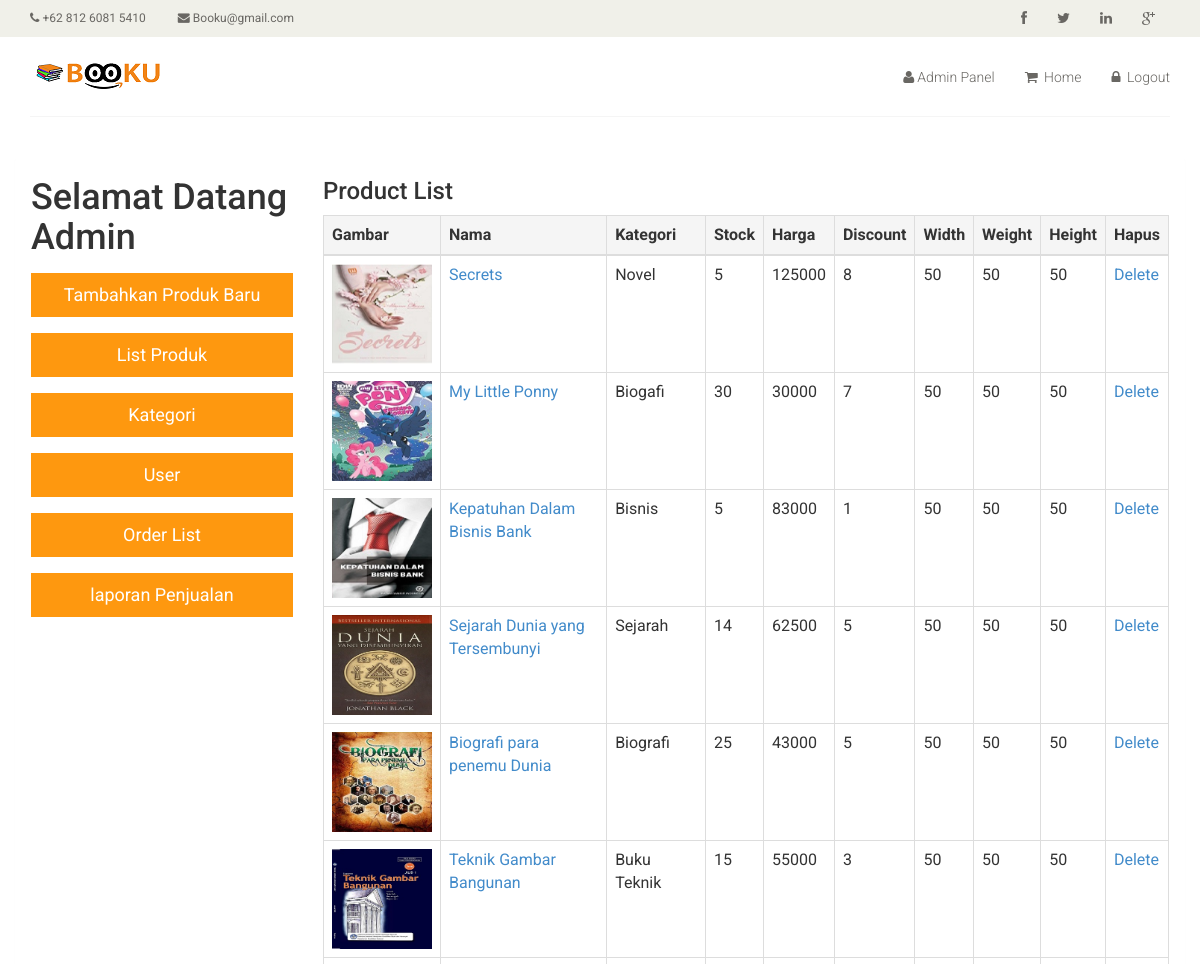
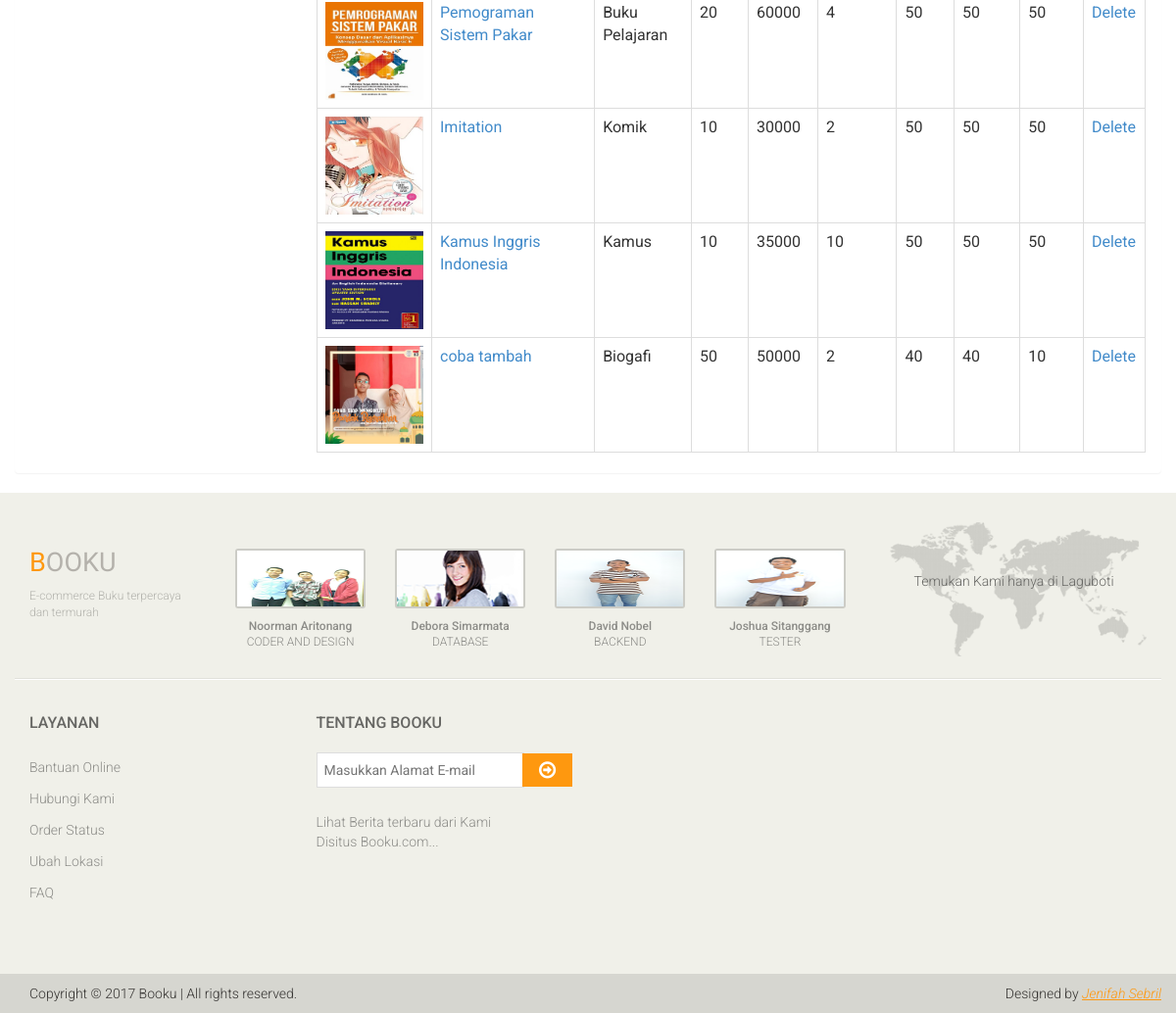
The page /productList.php (signed in) on the database its author committed (2 pictures, top to bottom).
### tables this page shows
CREATE TABLE `products` (
  `P_Id` int(10) NOT NULL,
  `Model` varchar(50) NOT NULL,
  `P_Name` varchar(50) NOT NULL,
  `Category` varchar(50) NOT NULL,
  `Stock` int(10) NOT NULL,
  `Price` int(10) NOT NULL,
  `Image` varchar(100) NOT NULL,
  `Width` int(10) NOT NULL,
  `Weight` int(10) NOT NULL,
  `Height` int(10) NOT NULL,
  `Deskripsi` varchar(500) NOT NULL,
  `Pengarang` varchar(100) NOT NULL,
  `BestSeller` varchar(100) NOT NULL,
  `discount` double DEFAULT 0,
  `hargapesan` int(200) NOT NULL,
  `promodiskon` varchar(100) NOT NULL
);

### productList.php (the view, shortened to what this page needs)
<html>
<head>
    <link href="css/bootstrap.min.css" rel="stylesheet">
    <link href="css/font-awesome.min.css" rel="stylesheet">
    <link href="css/prettyPhoto.css" rel="stylesheet">
    <link href="css/price-range.css" rel="stylesheet">
    <link href="css/animate.css" rel="stylesheet">
	<link href="css/main.css" rel="stylesheet">
	<link href="css/responsive.css" rel="stylesheet">
</head>
<body>
    <?php include('header.php');?>
<div class="container body-content">
    <div class="row panel" >
        <div  class="col-lg-3 ">
            <?php include('adminMenu.php');?>
        </div>
        <div class="col-lg-9 ">
            <table class="table table-hover table-bordered animated bounceInRight">
			<h3>Product List</h3>
				<thead>
					<tr class="active">
						<th >Gambar</th>
						<th >Nama</th>
						<th >Kategori</th>
						<th >Stock</th>
						<th >Harga</th>
						<th >Discount</th>
						<th >Width</th>
						<th >Weight</th>
						<th >Height</th>
						<th >Hapus</th>
					</tr>
				</thead>
				<tbody>
					<?php
						require_once "config.php";
						$sql ="SELECT * FROM products order by P_Id desc";
						$result = mysqli_query($dbhandle,$sql);
						while($row=mysqli_fetch_array($result))
						{
							echo '<tr >';
							echo '<td><img src="'.$row["Image"].'" width="100" height="100" alt="image not found"></td>';
							$url1="editProduct.php?id=".$row["P_Id"];
							echo '<td>'.'<a href='. $url1.'>'.$row["P_Name"].'</a>'.'</td>';
							echo '<td>'.$row["Category"].'</td>';
							echo '<td>'.$row["Stock"].'</td>';
							echo '<td>'.$row["Price"].'</td>';
							echo '<td>'.$row["discount"].'</td>';
							echo '<td>'.$row["Width"].'</td>';
							echo '<td>'.$row["Weight"].'</td>';
							echo '<td>'.$row["Height"].'</td>';
							$url2="deleteProduct.php?id=".$row["P_Id"];
							echo '<td>'.'<a href='. $url2.'>Delete</a>'.'</td>';
							echo '</tr>';
						}
					?>
                    </tbody>
				</table>
        </div>
    </div>
</div>
<?php include('footer.php');?>
</body>
</html>

### css/main.css (style rules this page uses)
body { font-family: 'Roboto', sans-serif; background:; position: relative; font-weight:400px; }
a { -webkit-transition: 300ms; -moz-transition: 300ms; -o-transition: 300ms; transition: 300ms; }
h1, h2, h3, h4, h5, h6 { font-family: 'Roboto', sans-serif; }

### rows shown on the page
products: Image (picture), P_Name "Secrets", Category "Novel", Stock "5", Price "125000", discount "8", Width "50", Weight "50", Height "50"
products: Image (picture), P_Name "My Little Ponny", Category "Biogafi", Stock "30", Price "30000", discount "7", Width "50", Weight "50", Height "50"
products: Image (picture), P_Name "Kepatuhan Dalam Bisnis Bank", Category "Bisnis", Stock "5", Price "83000", discount "1", Width "50", Weight "50", Height "50"
products: Image (picture), P_Name "Sejarah Dunia yang Tersembunyi", Category "Sejarah", Stock "14", Price "62500", discount "5", Width "50", Weight "50", Height "50"
products: Image (picture), P_Name "Biografi para penemu Dunia", Category "Biografi", Stock "25", Price "43000", discount "5", Width "50", Weight "50", Height "50"
products: Image (picture), P_Name "Teknik Gambar Bangunan", Category "Buku Teknik", Stock "15", Price "55000", discount "3", Width "50", Weight "50", Height "50"
products: Image (picture), P_Name "Pemograman Sistem Pakar", Category "Buku Pelajaran", Stock "20", Price "60000", discount "4", Width "50", Weight "50", Height "50"
products: Image (picture), P_Name "Imitation", Category "Komik", Stock "10", Price "30000", discount "2", Width "50", Weight "50", Height "50"
products: Image (picture), P_Name "Kamus Inggris Indonesia", Category "Kamus", Stock "10", Price "35000", discount "10", Width "50", Weight "50", Height "50"
products: Image (picture), P_Name "coba tambah", Category "Biogafi", Stock "50", Price "50000", discount "2", Width "40", Weight "40", Height "10"
